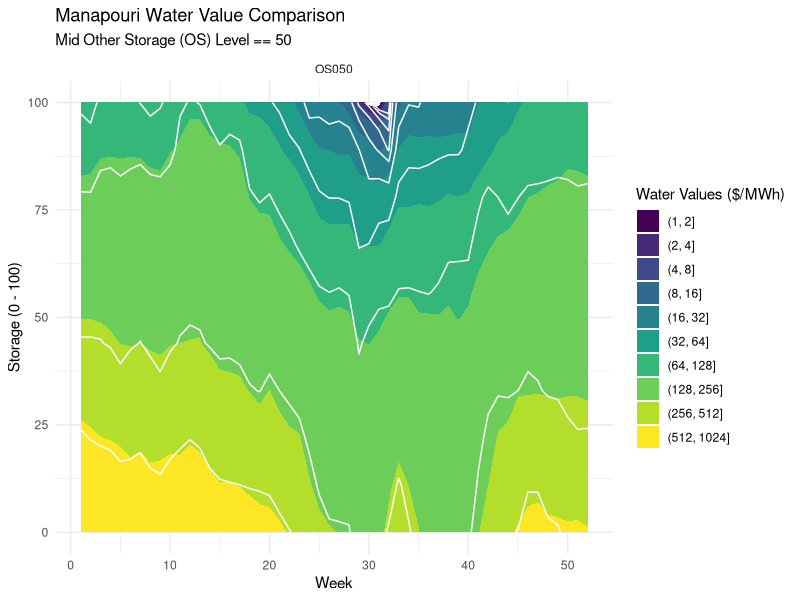
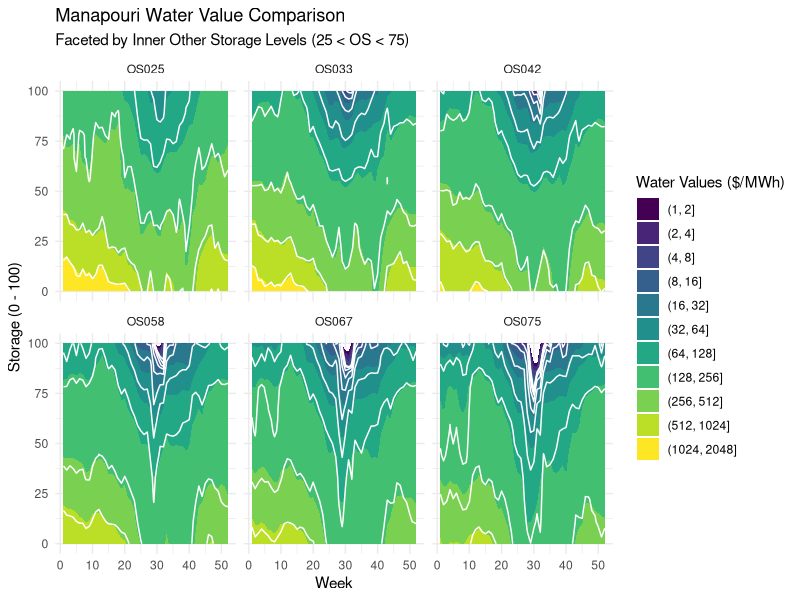
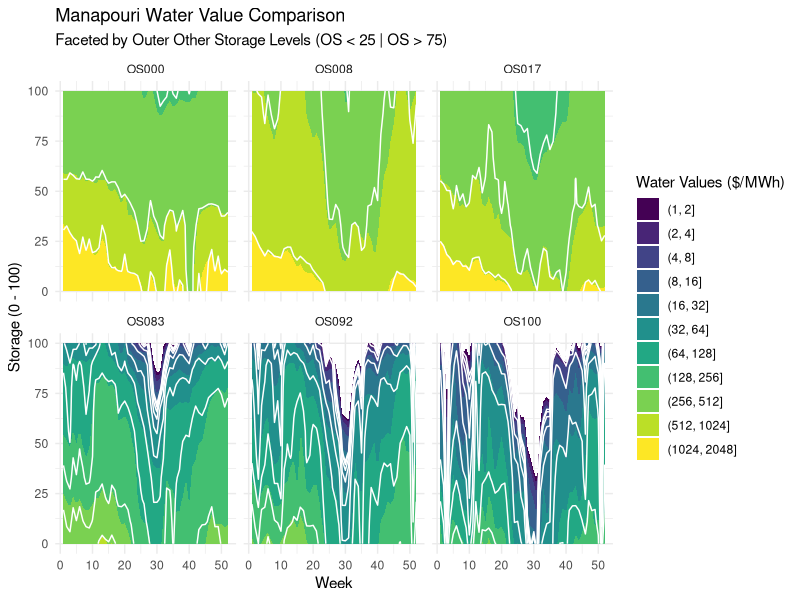
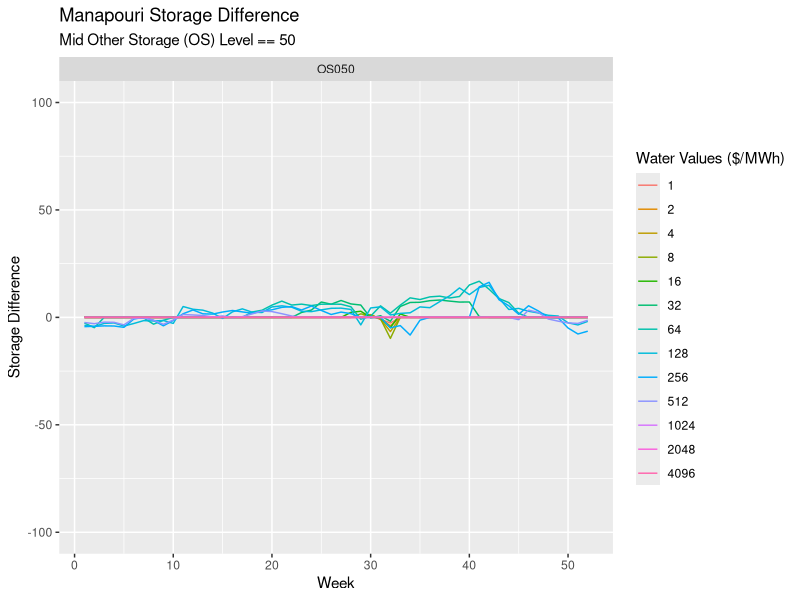
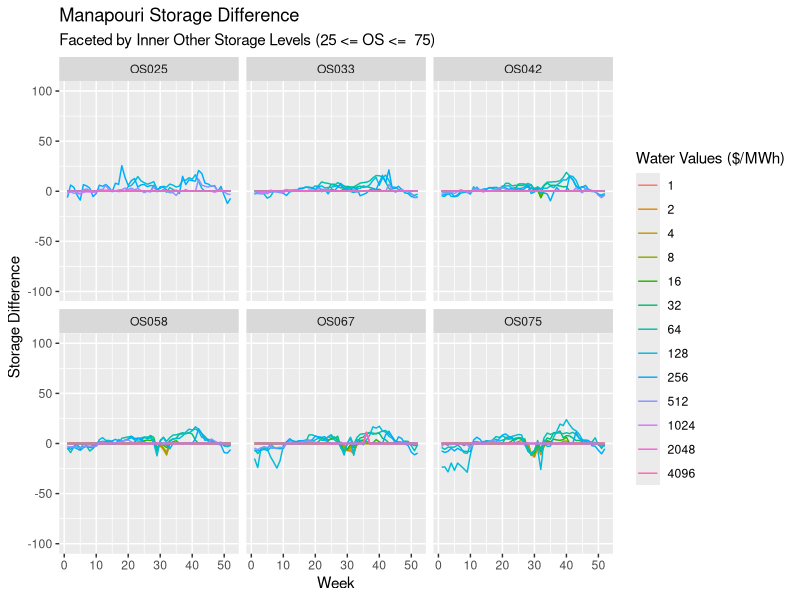
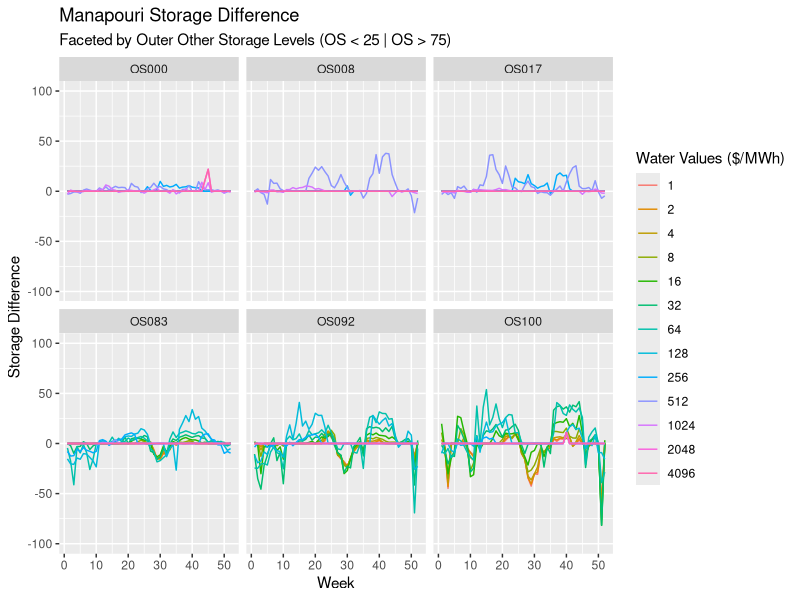
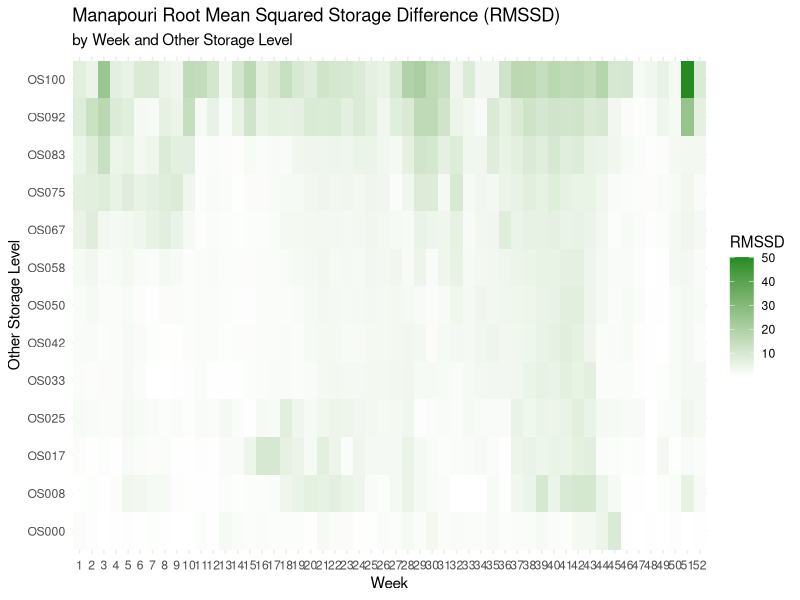
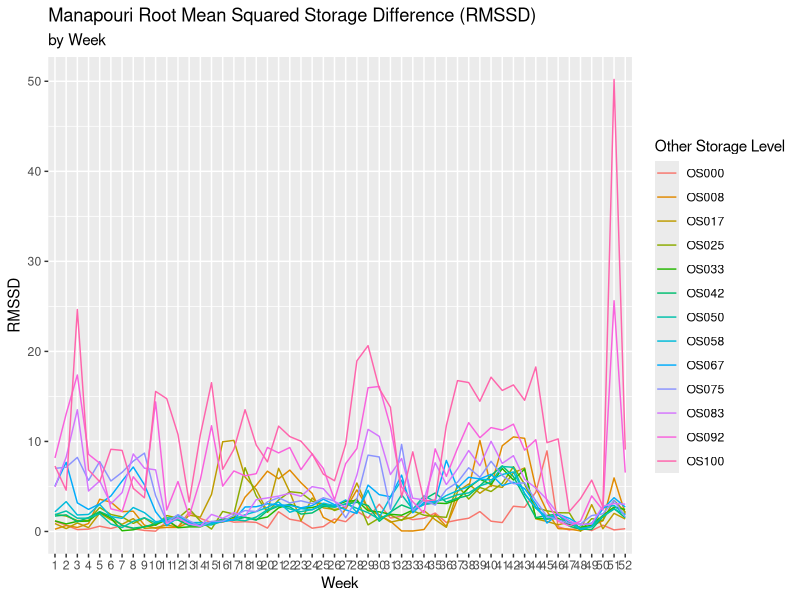

Write the R code that produced these figures, in order.
## ---- chunk 1
knitr::opts_chunk$set(echo = TRUE, warning = FALSE)
library(tidyverse)

## ---- chunk 2
# Load in WVs from full run (91 years + mean joiner)
# # Run 0020 - 1931-2023 + joiner
# Load in WVs from alternate data set
# Run 0023 - 1931-1960 + joiner
# Run 0025 - 1941-1970 + joiner
# Run 0028 - 1951-1980 + joiner
# Run 0030 - 1961-1990 + joiner
# Run 0032 - 1971-2000 + joiner
# Run 0037 - 1981-2010 + joiner
# Run 0035 - 1991-2020 + joiner

weeks <- 54
burnin <- 80

df <- read_csv("Apr24B_AVG_0020_WVX.csv", show_col_types = FALSE) |>  
  mutate(rn = row_number(),
         week = (rn - 1) %% (weeks + burnin) + 1,
         other_storage = floor((rn-1)/(weeks + burnin)),
         other_storage = round(other_storage / 12 * 100),
         ) |> 
  select(-rn) |> 
  pivot_longer(-c(week, other_storage), 
               names_to = "storage", values_to = "wv_base") |> 
  mutate(storage = round(as.double(storage)*100),
         wv_base = as.double(wv_base),
         os_label = paste0("OS", str_pad(other_storage, width = 3, pad = "0"))
         )

new <- read_csv("Apr24B_AVG_0028_WVX.csv", show_col_types = FALSE) |>  
  mutate(rn = row_number(),
         week = (rn - 1) %% (weeks + burnin) + 1,
         other_storage = floor((rn-1)/(weeks + burnin)),
         other_storage = round(other_storage / 12 * 100),
         ) |> 
  select(-rn) |> 
  pivot_longer(-c(week, other_storage), 
               names_to = "storage", values_to = "wv_new") |> 
  mutate(storage = round(as.double(storage)*100),
         wv_new = as.double(wv_new)
         )

## join the two data sets

if (dim(df)[1] != dim(new)[1]) {
  stop("Data sets are not the same length")
} else {
  df <- df |> 
    bind_cols(new[,"wv_new"]) 
}

## ---- chunk 3

week <- 1:(weeks-1)

wv <- 2^(0:12)

other_storage <- df |> 
  distinct(other_storage) |>
  arrange(other_storage) |>
  pull(other_storage)

storage_df <- expand_grid(week = week,
                       wv = wv,
                       other_storage = other_storage)


storage_base <- function(wv, week, other_storage) {
  # filter data by week and storage level
  filtered_df <- df |> 
    filter(week == !!week, # !! is the unquote operator
           other_storage == !!other_storage)
  
  # check that there are enough data points to interpolate
  if (nrow(filtered_df) < 2) {
    stop("Not enough data points to interpolate")
  }
  
  # interpolate the data using approx()
  storage_base <- approx(x = filtered_df$wv_base,
                                 y = filtered_df$storage,
                                 xout = wv, rule = 2)$y
  return(storage_base)
}

storage_new <- function(wv, week, other_storage) {
  # filter data by week and storage level
  filtered_df <- df |> 
    filter(week == !!week,
           other_storage == !!other_storage)
  
  # check that there are enough data points to interpolate
  if (nrow(filtered_df) < 2) {
    stop("Not enough data points to interpolate")
  }
  
  # interpolate the data using approx()
  storage_new <- approx(x = filtered_df$wv_new,
                                 y = filtered_df$storage,
                                 xout = wv, rule = 2)$y
  return(storage_new)
}




storage_df <- storage_df |> 
  mutate(stor_base = pmap_dbl(list(wv, week, other_storage), storage_base),
         stor_new = pmap_dbl(list(wv, week, other_storage), storage_new),
         stor_diff = stor_new - stor_base, 
         sq_stor_diff = stor_diff^2,
         os_label = paste0("OS", str_pad(other_storage, width = 3, pad = "0"))
         )

## ---- chunk 4

df %>% 
  filter(week < 53,
         other_storage %in% c(50)
         ) |>
  ggplot() +
  geom_contour_filled(aes(x = week, y = storage, z = wv_base), breaks = wv) + # Base fill
  geom_contour(aes(x = week, y = storage, z = wv_new), color = "white", breaks = wv) +  # New line
  labs(title = "Manapouri Water Value Comparison",
       subtitle = "Mid Other Storage (OS) Level == 50",
       fill = "Water Values ($/MWh)",
       x = "Week",
       y = "Storage (0 - 100)") +
  facet_wrap(~os_label, nrow = 1) +
  theme_minimal()

df %>% 
  filter(week < 53,
         between(other_storage, 25, 75),
         other_storage != 50 # %in% c(25,33,42,58,67,75)
         ) |>
  ggplot() +
  geom_contour_filled(aes(x = week, y = storage, z = wv_base), breaks = wv) +
  geom_contour(aes(x = week, y = storage, z = wv_new), color = "white", breaks = wv) +  # Add contour lines for clarity
  labs(title = "Manapouri Water Value Comparison",
       subtitle = "Faceted by Inner Other Storage Levels (25 < OS < 75)",
       fill = "Water Values ($/MWh)",
       x = "Week",
       y = "Storage (0 - 100)") +
  facet_wrap(~os_label, nrow = 2) +
  theme_minimal()

df %>% 
  filter(week < 53,
         !between(other_storage, 25, 75) # %notin% c(25,33,42,50,58,67,75)
         ) |>
  ggplot() +
  geom_contour_filled(aes(x = week, y = storage, z = wv_base), breaks = wv) +
  geom_contour(aes(x = week, y = storage, z = wv_new), color = "white", breaks = wv) +  # Add contour lines for clarity
  labs(title = "Manapouri Water Value Comparison",
       subtitle = "Faceted by Outer Other Storage Levels (OS < 25 | OS > 75)",
       fill = "Water Values ($/MWh)",
       x = "Week",
       y = "Storage (0 - 100)") +
  facet_wrap(~os_label, nrow = 2) +
  theme_minimal()

## ---- chunk 5

storage_df |> 
  filter(week < 53,
         other_storage == 50
         ) |>
  ggplot(aes(x = week, y = stor_diff, group = wv)) +
  geom_line(aes(color = as.factor(wv))) +
  ylim(-100, 100) +
  labs(title = "Manapouri Storage Difference",
       subtitle = "Mid Other Storage (OS) Level == 50",
       x = "Week",
       y = "Storage Difference",
       color = "Water Values ($/MWh)") +
  facet_wrap(~os_label, nrow = 1)

storage_df |> 
  filter(week < 53,
         other_storage != 50,
         between(other_storage, 25, 75)
         ) |>
  ggplot(aes(x = week, y = stor_diff, group = wv)) +
  geom_line(aes(color = as.factor(wv))) +
  ylim(-100, 100) +
  labs(title = "Manapouri Storage Difference",
       subtitle = "Faceted by Inner Other Storage Levels (25 <= OS <=  75)",
       x = "Week",
       y = "Storage Difference",
       color = "Water Values ($/MWh)") +
  facet_wrap(~os_label, nrow = 2)

storage_df |> 
  filter(week < 53,
         !between(other_storage, 25, 75)
         ) |>
  ggplot(aes(x = week, y = stor_diff, group = wv)) +
  geom_line(aes(color = as.factor(wv))) +
  ylim(-100, 100) +
  labs(title = "Manapouri Storage Difference",
       subtitle = "Faceted by Outer Other Storage Levels (OS < 25 | OS > 75)",
       x = "Week",
       y = "Storage Difference",
       color = "Water Values ($/MWh)") +
  facet_wrap(~os_label, nrow = 2)

## ---- chunk 6

# Compute Mean Squared Storage Difference (note: don't take root until the end - bad!)

mssd_wide <- storage_df %>% 
  filter(week < 53) %>% 
  group_by(other_storage,week) %>%
  summarise(mssd = mean(sq_stor_diff), .groups = "drop") |>
  pivot_wider(names_from = other_storage, values_from = mssd) |>
  rename_with(
    .fn = ~ paste0("OS", str_pad(.x, width = 3, pad = "0")),
    .cols = -1
  ) %>% 
  mutate(week = as_factor(week))

mssd_long <- mssd_wide %>% 
  pivot_longer(-week, names_to = "OS", values_to = "mssd") %>% 
  mutate(OS = as_factor(OS))

rmssd_by_week <- mssd_long |> 
  group_by(week) %>%
  summarise(rmssd = sqrt(mean(mssd)), .groups = "drop")

rmssd_by_os <- mssd_long |> 
  group_by(OS) %>%
  summarise(rmssd = sqrt(mean(mssd)), .groups = "drop")

rmssd_wide <- mssd_wide |>
  mutate(across(-week, sqrt))

rmssd_long <- rmssd_wide |> 
  pivot_longer(-week, names_to = "OS", values_to = "rmssd")

# Residual Mean Squared Storage Difference (RMSSD) Plot by Week and Other Storage
# Level 

rmssd_long |>
  filter(OS != "Mean") |>
  ggplot(aes(x = week, y = OS, fill = rmssd)) +
  geom_tile() +
  scale_fill_gradient(low = "white", high = "forestgreen") +
  labs(title = "Manapouri Root Mean Squared Storage Difference (RMSSD)",
       subtitle = "by Week and Other Storage Level",
       x = "Week",
       y = "Other Storage Level",
       fill = "RMSSD") +
  theme_minimal()

# Residual Mean Squared Storage Difference (RMSSD) Plot by Week 

rmssd_long %>% 
  ggplot(aes(x = week, y = rmssd, group = OS)) +
  geom_line(aes(color = OS)) + 
  labs(title = "Manapouri Root Mean Squared Storage Difference (RMSSD)",
       subtitle = "by Week",
       x = "Week",
       y = "RMSSD",
       color = "Other Storage Level")

# Residual Mean Squared Storage Difference (RMSSD) Plot by Other Storage Level 

rmssd_long %>% 
  ggplot(aes(x = OS, y = rmssd, group = week)) +
  geom_line(aes(color = week)) + 
  labs(title = "Manapouri Root Mean Squared Storage Difference (RMSSD)",
       subtitle = "by Other Storage Level",
       x = "Other Storage Level",
       y = "RMSSD",
       color = "Week")

# Compute Grand RMSSD for Manapouri

mssd_long |>
  summarise(rmssd = sqrt(mean(mssd))) |>
  print()


